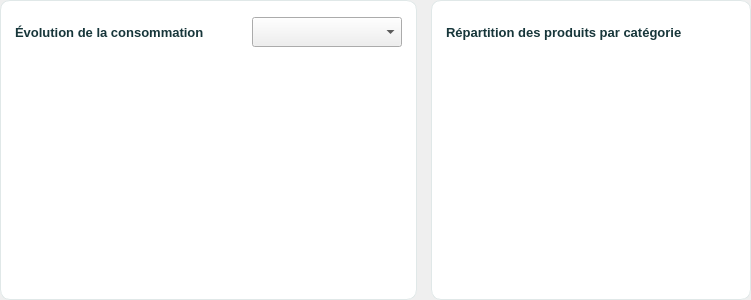
                <widget class="QWidget" name="ligneStats">
                 <layout class="QHBoxLayout" name="layout_ligneStats" stretch="3,2">
                  <property name="spacing">
                   <number>14</number>
                  </property>
                  <property name="leftMargin">
                   <number>0</number>
                  </property>
                  <property name="topMargin">
                   <number>0</number>
                  </property>
                  <property name="rightMargin">
                   <number>0</number>
                  </property>
                  <property name="bottomMargin">
                   <number>0</number>
                  </property>
                  <item>
                   <widget class="QFrame" name="frameGraphique">
                    <property name="minimumSize">
                     <size>
                      <width>400</width>
                      <height>300</height>
                     </size>
                    </property>
                    <property name="maximumSize">
                     <size>
                      <width>16777215</width>
                      <height>300</height>
                     </size>
                    </property>
                    <property name="styleSheet">
                     <string>.QFrame { background-color:white; border:1px solid #E0E8E8; border-radius:10px; }</string>
                    </property>
                    <layout class="QVBoxLayout" name="layoutGraphique">
                     <property name="spacing">
                      <number>6</number>
                     </property>
                     <property name="leftMargin">
                      <number>14</number>
                     </property>
                     <property name="topMargin">
                      <number>10</number>
                     </property>
                     <property name="rightMargin">
                      <number>14</number>
                     </property>
                     <property name="bottomMargin">
                      <number>10</number>
                     </property>
                     <item>
                      <widget class="QWidget" name="enteteGraphique">
                       <layout class="QHBoxLayout" name="layout_enteteGraphique">
                        <property name="spacing">
                         <number>8</number>
                        </property>
                        <property name="leftMargin">
                         <number>0</number>
                        </property>
                        <property name="topMargin">
                         <number>0</number>
                        </property>
                        <property name="rightMargin">
                         <number>0</number>
                        </property>
                        <property name="bottomMargin">
                         <number>0</number>
                        </property>
                        <item>
                         <widget class="QLabel" name="lblGraphTitre">
                          <property name="styleSheet">
                           <string>color:#17363A; font-size:13px; font-weight:bold;</string>
                          </property>
                          <property name="text">
                           <string>Évolution de la consommation</string>
                          </property>
                         </widget>
                        </item>
                        <item>
                         <spacer name="espaceGraphique">
                          <property name="orientation">
                           <enum>Qt::Horizontal</enum>
                          </property>
                          <property name="sizeHint" stdset="0">
                           <size>
                            <width>40</width>
                            <height>20</height>
                           </size>
                          </property>
                         </spacer>
                        </item>
                        <item>
                         <widget class="QComboBox" name="cmbPeriode">
                          <property name="minimumSize">
                           <size>
                            <width>150</width>
                            <height>30</height>
                           </size>
                          </property>
                          <property name="maximumSize">
                           <size>
                            <width>150</width>
                            <height>30</height>
                           </size>
                          </property>
                          <property name="cursor">
                           <cursorShape>PointingHandCursor</cursorShape>
                          </property>
                          <property name="styleSheet">
                           <string>font-size:11px;</string>
                          </property>
                         </widget>
                        </item>
                       </layout>
                      </widget>
                     </item>
                     <item>
                      <widget class="QWidget" name="widgetGraphique">
                       <property name="minimumSize">
                        <size>
                         <width>0</width>
                         <height>230</height>
                        </size>
                       </property>
                      </widget>
                     </item>
                    </layout>
                   </widget>
                  </item>
                  <item>
                   <widget class="QFrame" name="frameStat1">
                    <property name="minimumSize">
                     <size>
                      <width>320</width>
                      <height>300</height>
                     </size>
                    </property>
                    <property name="maximumSize">
                     <size>
                      <width>16777215</width>
                      <height>300</height>
                     </size>
                    </property>
                    <property name="styleSheet">
                     <string>.QFrame { background-color:white; border:1px solid #E0E8E8; border-radius:10px; }</string>
                    </property>
                    <layout class="QVBoxLayout" name="layout_frameStat1">
                     <property name="spacing">
                      <number>6</number>
                     </property>
                     <property name="leftMargin">
                      <number>14</number>
                     </property>
                     <property name="topMargin">
                      <number>10</number>
                     </property>
                     <property name="rightMargin">
                      <number>14</number>
                     </property>
                     <property name="bottomMargin">
                      <number>10</number>
                     </property>
                     <item>
                      <widget class="QLabel" name="frameStat1Titre">
                       <property name="minimumSize">
                        <size>
                         <width>0</width>
                         <height>30</height>
                        </size>
                       </property>
                       <property name="styleSheet">
                        <string>color:#17363A; font-size:13px; font-weight:bold;</string>
                       </property>
                       <property name="text">
                        <string>Répartition des produits par catégorie</string>
                       </property>
                      </widget>
                     </item>
                     <item>
                      <widget class="QWidget" name="widgetCamembert">
                       <property name="minimumSize">
                        <size>
                         <width>0</width>
                         <height>230</height>
                        </size>
                       </property>
                      </widget>
                     </item>
                    </layout>
                   </widget>
                  </item>
                 </layout>
                </widget>
